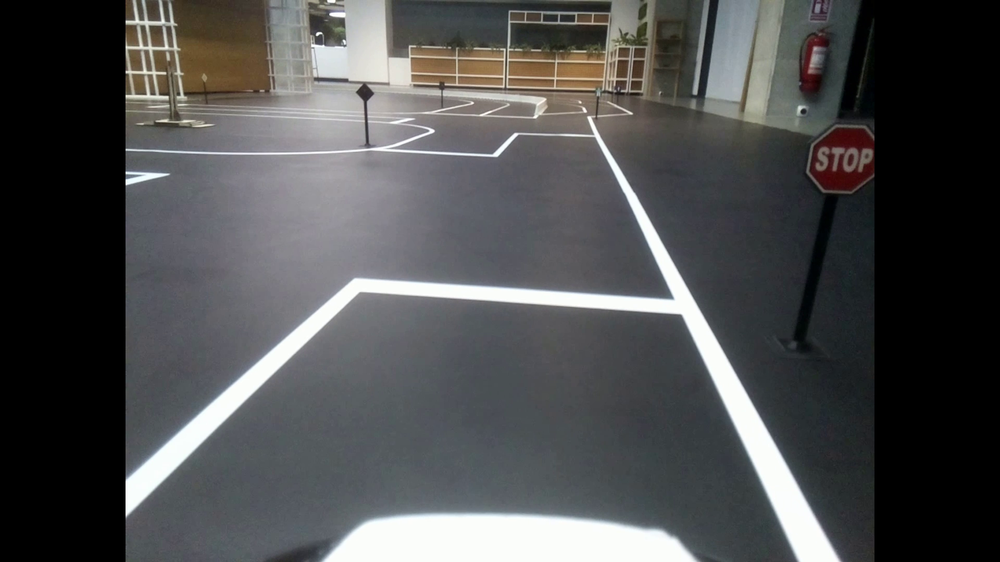
#> input picture mldlai/detected.png, 1000 x 562 px, shrunk from 1920 x 1080 before the run
$ python exp.py
#> lines starting #> are read from the running program, lines starting #| are printed output that depends on the picture
import cv2
import matplotlib.pyplot as plt

img=cv2.imread("detected.png")
#> img is the input picture: shape (562, 1000, 3); mean B, G, R 79.2, 78.5, 77.9
width=img.shape[1]
#> width = 1000
height=img.shape[0]
#> height = 562
img=img[:int(height/2),int(3*width/4):]
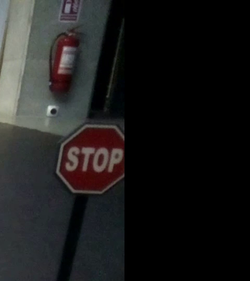
#> img: shape (281, 250, 3); mean B, G, R 28.4, 28.6, 29.1
plt.imshow(img)
plt.show()
